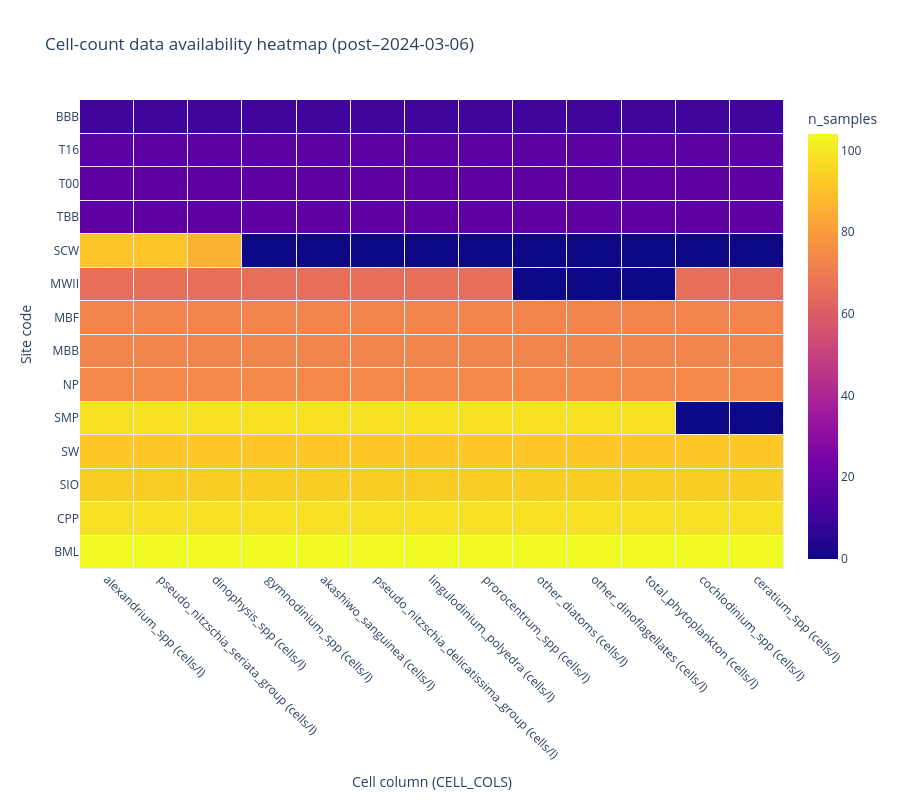

Here is the notebook cell this chart was saved with:
### Code cell
# --- Columns ---
site_col = "site_code"

# --- Build count matrix: non-null count per (site, cell_col) ---
counts = (
    df[[site_col] + CELL_COLS]
    .melt(id_vars=site_col, value_vars=CELL_COLS, var_name="cell_col", value_name="cells")
    .assign(has_data=lambda x: x["cells"].notna())
    .groupby([site_col, "cell_col"])["has_data"]
    .sum()
    .reset_index(name="n_samples")
)

heat = (
    counts.pivot(index=site_col, columns="cell_col", values="n_samples")
    .fillna(0)
)

# Optional: sort to make patterns clearer (comment out if you want original order)
heat = heat.loc[
    heat.sum(axis=1).sort_values(ascending=False).index,
    heat.sum(axis=0).sort_values(ascending=False).index
]

# --- Plot with visible "grid lines" via xgap/ygap ---
fig = go.Figure(
    data=go.Heatmap(
        z=heat.values,
        x=heat.columns.tolist(),
        y=heat.index.tolist(),
        colorbar=dict(title="n_samples"),
        xgap=1,   # <-- creates vertical gridlines
        ygap=1,   # <-- creates horizontal gridlines
    )
)

fig.update_layout(
    title="Cell-count data availability heatmap (post–2024-03-06)",
    height=800,
    xaxis=dict(title="Cell column (CELL_COLS)", tickangle=45),
    yaxis=dict(title="Site code"),
)

fig.show()

### Figure 1 — Plotly figure (JSON) as saved in the notebook; plotly's stock layout.template omitted (floating-point values rounded to 4 significant figures; data arrays with more than 128 entries replaced by an {"elided": "..."} marker saying what was removed)
{"data": [{"colorbar": {"title": {"text": "n_samples"}}, "type": "heatmap", "x": ["alexandrium_spp (cells/l)", "pseudo_nitzschia_seriata_group (cells/l)", "dinophysis_spp (cells/l)", "gymnodinium_spp (cells/l)", "akashiwo_sanguinea (cells/l)", "pseudo_nitzschia_delicatissima_group (cells/l)", "lingulodinium_polyedra (cells/l)", "prorocentrum_spp (cells/l)", "other_diatoms (cells/l)", "other_dinoflagellates (cells/l)", "total_phytoplankton (cells/l)", "cochlodinium_spp (cells/l)", "ceratium_spp (cells/l)"], "xgap": 1, "y": ["BML", "CPP", "SIO", "SW", "SMP", "NP", "MBB", "MBF", "MWII", "SCW", "TBB", "T00", "T16", "BBB"], "ygap": 1, "z": {"elided": "14x13 int values"}}], "layout": {"height": 800, "title": {"text": "Cell-count data availability heatmap (post–2024-03-06)"}, "xaxis": {"tickangle": 45, "title": {"text": "Cell column (CELL_COLS)"}}, "yaxis": {"title": {"text": "Site code"}}}}
